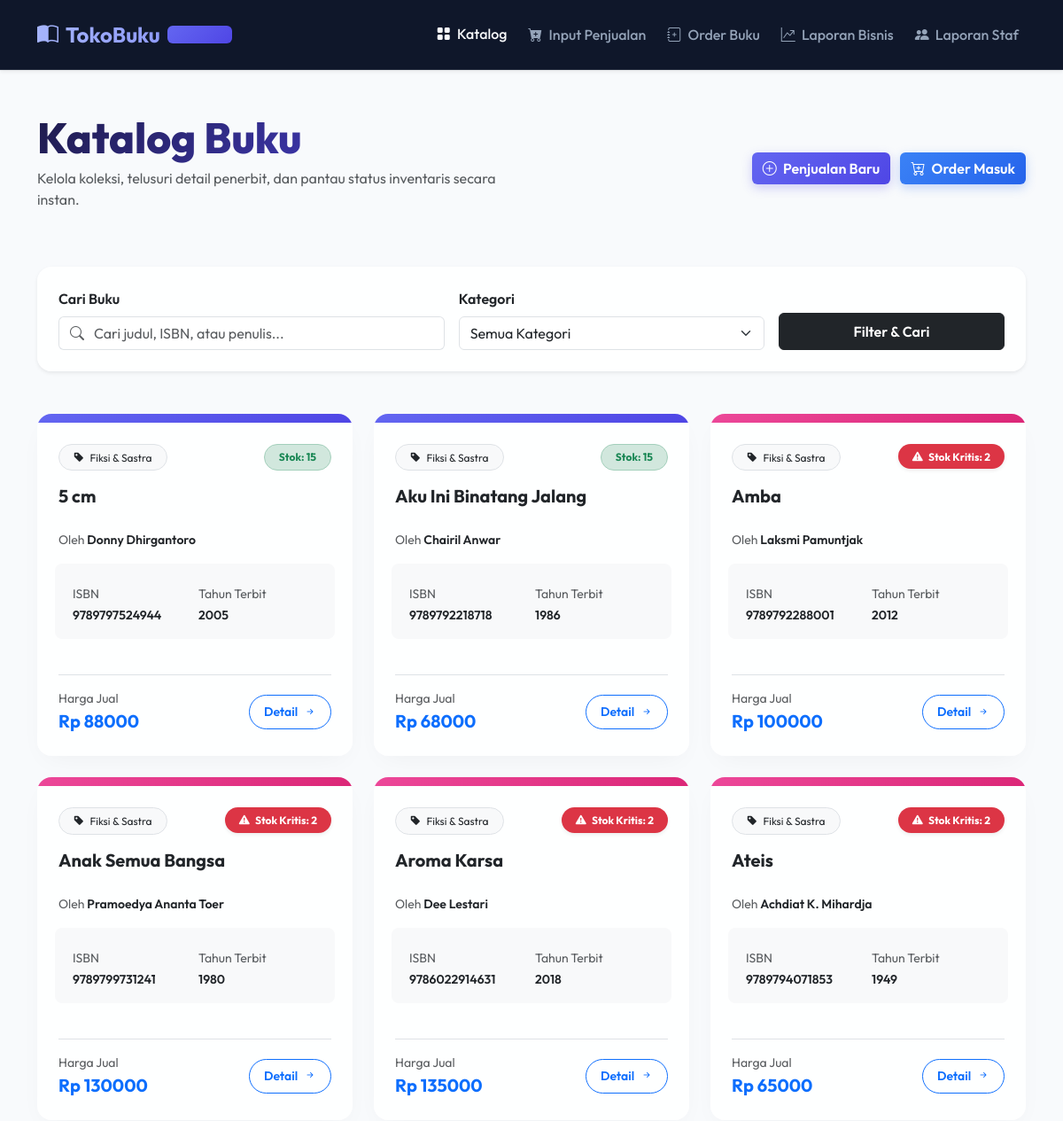
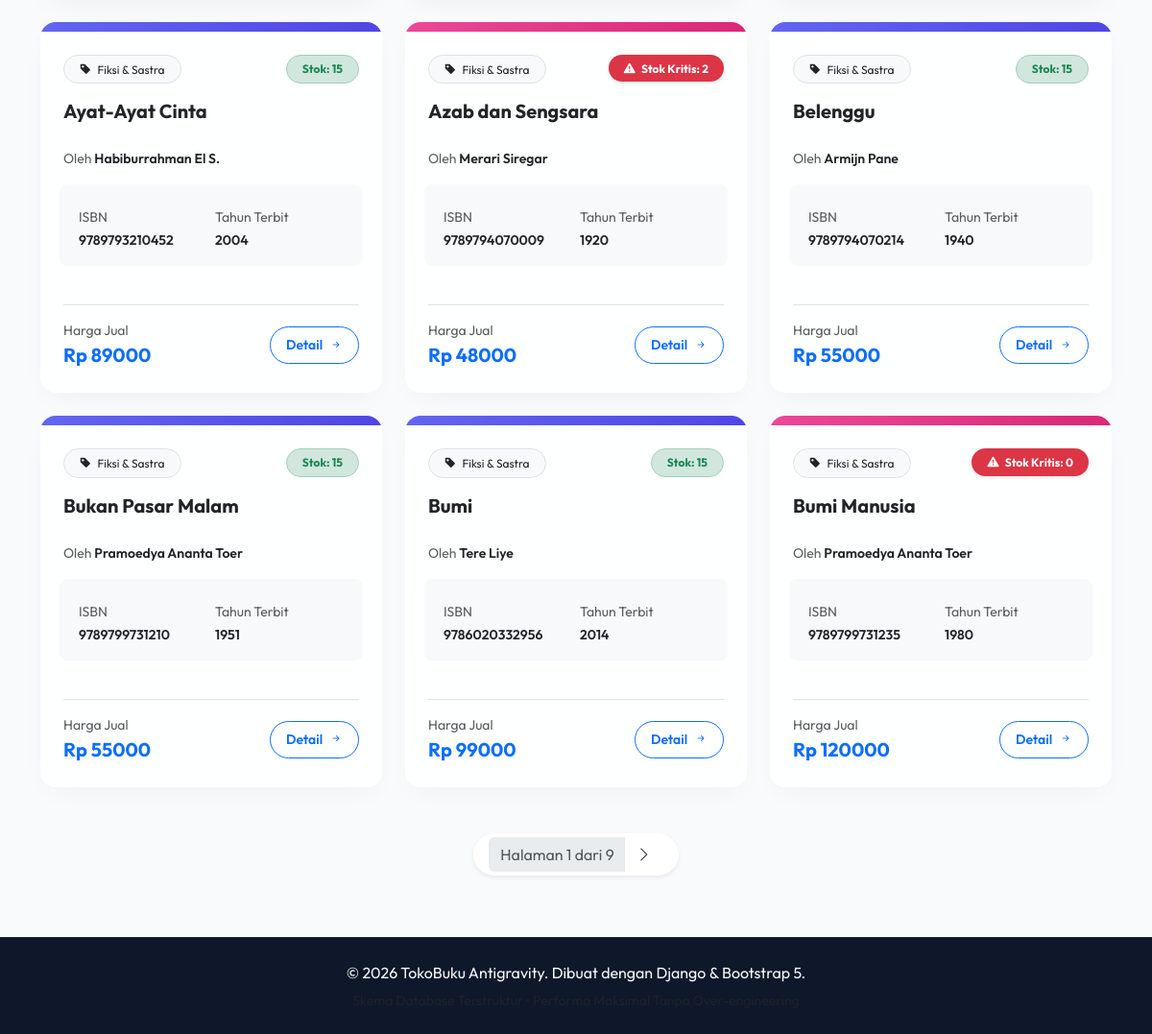
The page / on the database its author committed (2 pictures, top to bottom).
### store/models.py (models this page shows, shortened)
class Book(models.Model):
    isbn = models.CharField(max_length=13, primary_key=True, verbose_name="ISBN")
    title = models.CharField(max_length=45, verbose_name="Judul Buku")
    author = models.ForeignKey(Author, on_delete=models.CASCADE, db_column='author_id', related_name='books', verbose_name="Penulis")
    publisher = models.ForeignKey(Publisher, on_delete=models.CASCADE, db_column='publisher_id', related_name='books', verbose_name="Penerbit")
    category = models.ForeignKey(Category, on_delete=models.CASCADE, db_column='category_id', related_name='books', verbose_name="Kategori")
    publication_year = models.IntegerField(verbose_name="Tahun Terbit")
    selling_price = models.FloatField(verbose_name="Harga Jual")
    min_quantity = models.IntegerField(verbose_name="Stok Minimum")
    page_count = models.IntegerField(verbose_name="Jumlah Halaman")
    stock_quantity = models.IntegerField(default=0, verbose_name="Stok Saat Ini")
    @property
    def is_stock_critical(self):
        return self.stock_quantity <= self.min_quantity
    class Meta:
        verbose_name = "Buku"
        verbose_name_plural = "Daftar Buku"

class Category(models.Model):
    category_id = models.AutoField(primary_key=True)
    name = models.CharField(max_length=45, verbose_name="Nama Kategori")
    class Meta:
        verbose_name = "Kategori"
        verbose_name_plural = "Daftar Kategori"

class Author(models.Model):
    author_id = models.AutoField(primary_key=True)
    name = models.CharField(max_length=45, verbose_name="Nama Penulis")
    class Meta:
        verbose_name = "Penulis"
        verbose_name_plural = "Daftar Penulis"

### store/views.py (the view)
# urls.py: path('', views.BookListView.as_view(), name='book_list'),
class BookListView(ListView):
    model = Book
    template_name = 'store/dashboard.html'
    context_object_name = 'books'
    paginate_by = 12
    def get_queryset(self):
        queryset = super().get_queryset()
        query = self.request.GET.get('q')
        category_id = self.request.GET.get('category')
        if query:
            queryset = queryset.filter(
                Q(title__icontains=query) |
                Q(isbn__icontains=query) |
                Q(author__name__icontains=query)
            )
        if category_id:
            queryset = queryset.filter(category_id=category_id)
        return queryset.select_related('author', 'category').order_by('title')
    def get_context_data(self, **kwargs):
        context = super().get_context_data(**kwargs)
        context['categories'] = Category.objects.all().order_by('name')
        context['selected_category'] = self.request.GET.get('category', '')
        context['query'] = self.request.GET.get('q', '')
        return context

### store/templates/store/dashboard.html (shortened to what this page needs)
{% extends 'store/base.html' %}
{% block content %}
<div class="row align-items-center mb-5">
    <div class="col-md-6">
        <h1 class="gradient-text display-5 mb-1">Katalog Buku</h1>
        <p class="text-muted">Kelola koleksi, telusuri detail penerbit, dan pantau status inventaris secara instan.</p>
    </div>
    <div class="col-md-6 text-md-end">
        <a href="{% url 'sale_add' %}" class="btn btn-gradient-primary me-2">
            <i class="bi bi-plus-circle me-1"></i> Penjualan Baru
        </a>
        <a href="{% url 'order_add' %}" class="btn btn-gradient-secondary">
            <i class="bi bi-cart-plus me-1"></i> Order Masuk
        </a>
    </div>
</div>
<div class="card card-glass p-4 mb-5 shadow-sm border-0">
    <form method="GET" action="{% url 'book_list' %}" class="row g-3">
        <div class="col-md-5">
            <label for="searchQuery" class="form-label fw-semibold">Cari Buku</label>
            <div class="input-group">
                <span class="input-group-text bg-white border-end-0 text-muted"><i class="bi bi-search"></i></span>
                <input type="text" name="q" id="searchQuery" class="form-control border-start-0 ps-0" placeholder="Cari judul, ISBN, atau penulis..." value="{{ query }}">
            </div>
        </div>
        <div class="col-md-4">
            <label for="categoryFilter" class="form-label fw-semibold">Kategori</label>
            <select name="category" id="categoryFilter" class="form-select" onchange="this.form.submit()">
                <option value="">Semua Kategori</option>
            </select>
        </div>
        <div class="col-md-3 d-flex align-items-end gap-2">
            <button type="submit" class="btn btn-dark w-100 py-2 fw-semibold">
                Filter & Cari
            </button>
        </div>
    </form>
</div>
<div class="row row-cols-1 row-cols-md-2 row-cols-lg-3 g-4">
    {% for book in books %}
        <div class="col">
            <div class="card card-glass h-100 overflow-hidden d-flex flex-column border-0">
                <div style="height: 10px; background: {% if book.is_stock_critical %}var(--accent-gradient){% else %}var(--primary-gradient){% endif %};"></div>
                <div class="card-body p-4 d-flex flex-column">
                    <div class="d-flex justify-content-between align-items-start mb-3">
                        <span class="badge rounded-pill bg-light text-dark border px-3 py-2 fw-normal">
                            <i class="bi bi-tag-fill text-indigo-500 me-1"></i> {{ book.category.name }}
                        </span>
                        {% if book.is_stock_critical %}
                            <span class="badge bg-danger animate-pulse px-3 py-2 rounded-pill shadow-sm" style="animation: pulse 2s infinite;" title="Stok berada di bawah Stok Minimum!">
                                <i class="bi bi-exclamation-triangle-fill me-1"></i> Stok Kritis: {{ book.stock_quantity }}
                            </span>
                        {% else %}
                            <span class="badge bg-success-subtle text-success px-3 py-2 rounded-pill border border-success-subtle">
                                Stok: {{ book.stock_quantity }}
                            </span>
                        {% endif %}
                    </div>
                    <h5 class="card-title fw-bold mb-1 text-truncate-2" style="min-height: 48px; line-height: 1.3;">
                        {{ book.title }}
                    </h5>
                    <p class="text-muted small mb-3">
                        Oleh <span class="fw-semibold text-dark">{{ book.author.name }}</span>
                    </p>
                    <div class="row g-2 mb-4 bg-light p-3 rounded-3 mt-auto">
                        <div class="col-6">
                            <small class="text-muted d-block">ISBN</small>
                            <span class="small fw-semibold text-dark">{{ book.isbn }}</span>
                        </div>
                        <div class="col-6">
                            <small class="text-muted d-block">Tahun Terbit</small>
                            <span class="small fw-semibold text-dark">{{ book.publication_year }}</span>
                        </div>
                    </div>
                    <div class="d-flex justify-content-between align-items-center mt-3 pt-3 border-top">
                        <div>
                            <small class="text-muted d-block">Harga Jual</small>
                            <span class="fs-5 fw-bold text-indigo-600 text-primary">Rp {{ book.selling_price|floatformat:0 }}</span>
                        </div>
                        <a href="{% url 'book_detail' book.isbn %}" class="btn btn-outline-primary btn-sm rounded-pill px-3 py-2 fw-semibold">
                            Detail <i class="bi bi-arrow-right-short ms-1"></i>
                        </a>
                    </div>
                </div>
            </div>
        </div>
    {% endfor %}
</div>
{% if is_paginated %}
    <nav class="d-flex justify-content-center mt-5">
        <ul class="pagination shadow-sm rounded-pill bg-white px-3 py-1">
            <li class="page-item disabled"><span class="page-link border-0 text-muted">Halaman {{ page_obj.number }} dari {{ page_obj.paginator.num_pages }}</span></li>
            {% if page_obj.has_next %}
                <li class="page-item">
                    <a class="page-link border-0 text-dark" href="?page={{ page_obj.next_page_number }}{% if query %}&q={{ query }}{% endif %}{% if selected_category %}&category={{ selected_category }}{% endif %}">
                        <i class="bi bi-chevron-right"></i>
                    </a>
                </li>
            {% endif %}
        </ul>
    </nav>
{% endif %}
{% endblock %}

### store/templates/store/base.html (shortened to what this page needs)
<!DOCTYPE html>
<html lang="id">
<head>
    <link href="https://cdn.jsdelivr.net/npm/bootstrap@5.3.2/dist/css/bootstrap.min.css" rel="stylesheet">
    <link rel="stylesheet" href="https://cdn.jsdelivr.net/npm/bootstrap-icons@1.11.2/font/bootstrap-icons.min.css">
</head>
<body>
    <nav class="navbar navbar-expand-lg navbar-dark navbar-custom py-3 shadow-sm">
        <div class="container">
            <a class="navbar-brand navbar-brand-custom d-flex align-items-center" href="{% url 'book_list' %}">
                <i class="bi bi-book-half me-2"></i> TokoBuku <span class="badge bg-indigo-500 ms-2" style="font-size: 0.7rem; background: var(--primary-gradient);">Antigravity</span>
            </a>
            <div class="collapse navbar-collapse" id="navbarNav">
                <ul class="navbar-nav ms-auto gap-2">
                    <li class="nav-item">
                        <a class="nav-link nav-link-custom {% if request.resolver_match.url_name == 'book_list' %}active text-white{% endif %}" href="{% url 'book_list' %}">
                            <i class="bi bi-grid-fill me-1"></i> Katalog
                        </a>
                    </li>
                    <li class="nav-item">
                        <a class="nav-link nav-link-custom {% if request.resolver_match.url_name == 'sale_add' %}active text-white{% endif %}" href="{% url 'sale_add' %}">
                            <i class="bi bi-cart-plus-fill me-1"></i> Input Penjualan
                        </a>
                    </li>
                    <li class="nav-item">
                        <a class="nav-link nav-link-custom {% if request.resolver_match.url_name == 'order_add' %}active text-white{% endif %}" href="{% url 'order_add' %}">
                            <i class="bi bi-journal-plus me-1"></i> Order Buku
                        </a>
                    </li>
                    <li class="nav-item">
                        <a class="nav-link nav-link-custom {% if request.resolver_match.url_name == 'report_business' %}active text-white{% endif %}" href="{% url 'report_business' %}">
                            <i class="bi bi-graph-up-arrow me-1"></i> Laporan Bisnis
                        </a>
                    </li>
                    <li class="nav-item">
                        <a class="nav-link nav-link-custom {% if request.resolver_match.url_name == 'report_staff' %}active text-white{% endif %}" href="{% url 'report_staff' %}">
                            <i class="bi bi-people-fill me-1"></i> Laporan Staf
                        </a>
                    </li>
                </ul>
            </div>
        </div>
    </nav>
    <main class="container my-5 flex-grow-1 animate-fade-in">
        {% block content %}{% endblock %}
    </main>
    <footer class="py-4 border-top border-secondary border-opacity-10 text-center">
        <div class="container">
            <p class="mb-1 text-light">&copy; 2026 TokoBuku Antigravity. Dibuat dengan Django & Bootstrap 5.</p>
            <small class="text-muted">Skema Database Terstruktur &bull; Performa Maksimal Tanpa Over-engineering</small>
        </div>
    </footer>
</body>
</html>

### store/templates/store/base.html (style rules this page uses)
:root { --primary-gradient: linear-gradient(135deg, #6366f1 0%, #4f46e5 100%); --secondary-gradient: linear-gradient(135deg, #3b82f6 0%, #2563eb 100%); --accent-gradient: linear-gradient(135deg, #ec4899 0%, #db2777 100%); --glass-bg: rgba(255, 255, 255, 0.85); --glass-border: rgba(255, 255, 255, 0.4); --dark-bg: #0f172a; }
body { font-family: 'Outfit', sans-serif; background-color: #f8fafc; color: #334155; min-height: 100vh; display: flex; flex-direction: column; }
.navbar-custom { background-color: var(--dark-bg); backdrop-filter: blur(10px); border-bottom: 1px solid rgba(255, 255, 255, 0.1); }
.navbar-brand-custom { font-weight: 700; background: linear-gradient(to right, #a5b4fc, #818cf8); -webkit-background-clip: text; -webkit-text-fill-color: transparent; font-size: 1.5rem; }
.nav-link-custom { color: #94a3b8 !important; font-weight: 500; transition: all 0.3s ease; }
.nav-link-custom:hover, .nav-link-custom.active { color: #f8fafc !important; transform: translateY(-1px); }
.card-glass { background: var(--glass-bg); backdrop-filter: blur(16px); border: 1px solid var(--glass-border); border-radius: 16px; box-shadow: 0 10px 30px -10px rgba(0, 0, 0, 0.05); transition: all 0.3s cubic-bezier(0.4, 0, 0.2, 1); }
.gradient-text { background: linear-gradient(135deg, #1e1b4b 0%, #4f46e5 100%); -webkit-background-clip: text; -webkit-text-fill-color: transparent; font-weight: 800; }
.btn-gradient-primary { background: var(--primary-gradient); color: white; border: none; font-weight: 600; transition: all 0.3s ease; box-shadow: 0 4px 12px rgba(79, 70, 229, 0.25); }
.btn-gradient-secondary { background: var(--secondary-gradient); color: white; border: none; font-weight: 600; transition: all 0.3s ease; box-shadow: 0 4px 12px rgba(37, 99, 235, 0.25); }
.animate-fade-in { animation: fadeIn 0.4s ease forwards; }
footer { margin-top: auto; background-color: var(--dark-bg); color: #64748b; }

### store/templates/store/dashboard.html (style rules this page uses)
.text-truncate-2 { display: -webkit-box; -webkit-line-clamp: 2; -webkit-box-orient: vertical; overflow: hidden; }

### rows shown on the page
Book: category.name "Fiksi & Sastra", stock_quantity "15", title "5 cm", author.name "Donny Dhirgantoro", isbn "9789797524944", publication_year "2005", selling_price "88000"
Book: category.name "Fiksi & Sastra", stock_quantity "15", title "Aku Ini Binatang Jalang", author.name "Chairil Anwar", isbn "9789792218718", publication_year "1986", selling_price "68000"
Book: category.name "Fiksi & Sastra", stock_quantity "2", title "Amba", author.name "Laksmi Pamuntjak", isbn "9789792288001", publication_year "2012", selling_price "100000"
Book: category.name "Fiksi & Sastra", stock_quantity "2", title "Anak Semua Bangsa", author.name "Pramoedya Ananta Toer", isbn "9789799731241", publication_year "1980", selling_price "130000"
Book: category.name "Fiksi & Sastra", stock_quantity "2", title "Aroma Karsa", author.name "Dee Lestari", isbn "9786022914631", publication_year "2018", selling_price "135000"
Book: category.name "Fiksi & Sastra", stock_quantity "2", title "Ateis", author.name "Achdiat K. Mihardja", isbn "9789794071853", publication_year "1949", selling_price "65000"
Book: category.name "Fiksi & Sastra", stock_quantity "15", title "Ayat-Ayat Cinta", author.name "Habiburrahman El S.", isbn "9789793210452", publication_year "2004", selling_price "89000"
Book: category.name "Fiksi & Sastra", stock_quantity "2", title "Azab dan Sengsara", author.name "Merari Siregar", isbn "9789794070009", publication_year "1920", selling_price "48000"
Book: category.name "Fiksi & Sastra", stock_quantity "15", title "Belenggu", author.name "Armijn Pane", isbn "9789794070214", publication_year "1940", selling_price "55000"
Book: category.name "Fiksi & Sastra", stock_quantity "15", title "Bukan Pasar Malam", author.name "Pramoedya Ananta Toer", isbn "9789799731210", publication_year "1951", selling_price "55000"
Book: category.name "Fiksi & Sastra", stock_quantity "15", title "Bumi", author.name "Tere Liye", isbn "9786020332956", publication_year "2014", selling_price "99000"
Book: category.name "Fiksi & Sastra", stock_quantity "0", title "Bumi Manusia", author.name "Pramoedya Ananta Toer", isbn "9789799731235", publication_year "1980", selling_price "120000"

### other values the page prints
{{ page_obj.number }} "1"
{{ page_obj.paginator.num_pages }} "9"
